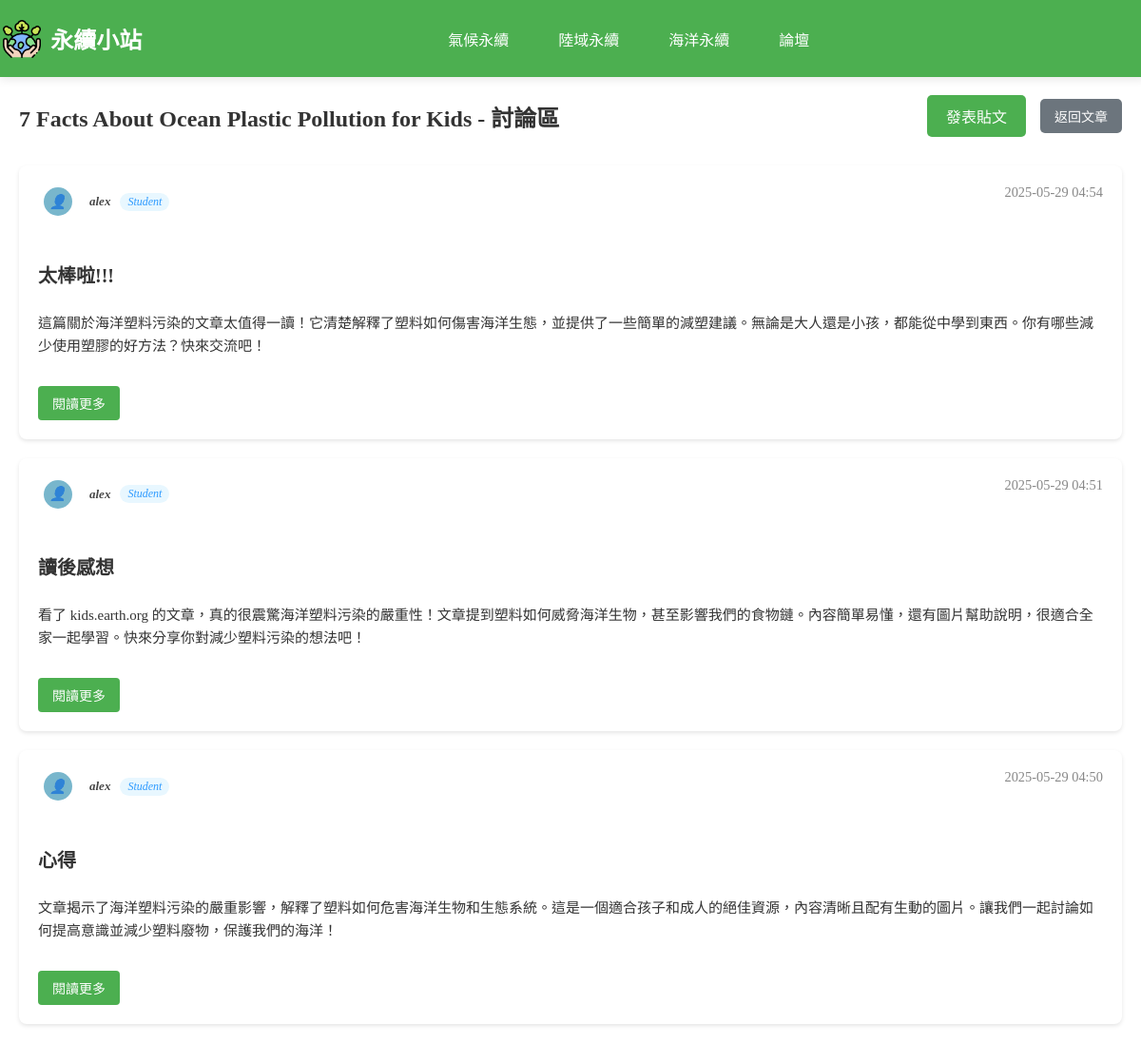
Page /php/luntan.php?article_id=21 on the earlier database version.
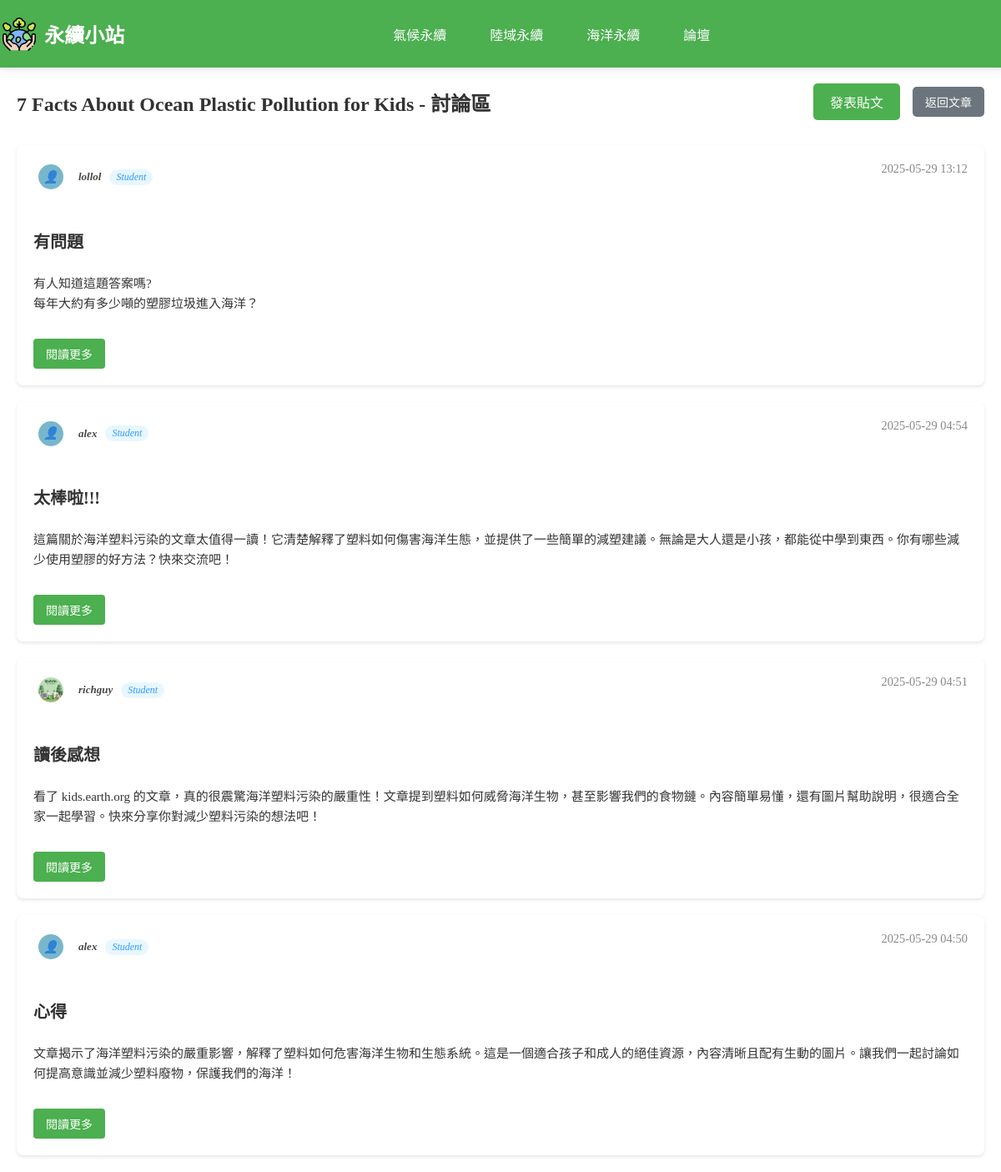
Same page on the later database version.
### tables this page shows
CREATE TABLE `communitypost` (
  `PostID` int(11) NOT NULL COMMENT '貼文編號 (PK)',
  `Content` text NOT NULL COMMENT '貼文內容',
  `ImageURL` varchar(255) DEFAULT NULL COMMENT '圖片網址',
  `PostDate` datetime DEFAULT current_timestamp() COMMENT '發文日期',
  `Title` varchar(50) DEFAULT NULL COMMENT '標題',
  `UserID` int(11) NOT NULL COMMENT 'FK to User',
  `ArticleID` int(11) DEFAULT NULL COMMENT '關聯的文章ID'
);

CREATE TABLE `user` (
  `UserID` int(11) NOT NULL COMMENT '使用者編號 (PK)',
  `Username` varchar(50) DEFAULT NULL COMMENT '使用者名稱',
  `Email` varchar(100) NOT NULL COMMENT '電子郵件',
  `Password` varchar(255) NOT NULL COMMENT '密碼 (加密儲存)',
  `JoinDate` datetime DEFAULT current_timestamp() COMMENT '註冊時間',
  `Status` enum('Student','Teacher','Admin') NOT NULL DEFAULT 'Student' COMMENT '使用者身份',
  `reset_token` varchar(255) DEFAULT NULL,
  `token_expire` datetime DEFAULT NULL,
  `AvatarURL` varchar(255) DEFAULT NULL,
  `BackgroundURL` varchar(255) DEFAULT NULL
);

### php/luntan.php (the view, shortened to what this page needs)
<?php
include 'db_connect.php';
$article_id = null;
$posts = [];
$error_message = '';
$article_title = '論壇';
if (isset($_GET['article_id'])) {
    $article_id = (int)$_GET['article_id'];
    $stmt_article = $conn->prepare("SELECT Title FROM article WHERE ArticleID = ?");
    if ($stmt_article) {
        $stmt_article->bind_param("i", $article_id);
        $stmt_article->execute();
        $result_article = $stmt_article->get_result();
        if ($row_article = $result_article->fetch_assoc()) {
            $article_title = htmlspecialchars($row_article['Title']) . " - 討論區";
        }
    } else {
    }
    $stmt = $conn->prepare("SELECT cp.*, u.Username, u.Status, u.AvatarURL FROM communitypost cp JOIN user u ON cp.UserID = u.UserID WHERE cp.ArticleID = ? ORDER BY cp.PostDate DESC");
    if ($stmt) {
        $stmt->bind_param("i", $article_id);
        $stmt->execute();
        $result = $stmt->get_result();
        while ($row = $result->fetch_assoc()) {
            $posts[] = $row;
        }
    } else {
        $error_message = "無法讀取貼文，請稍後再試。錯誤：" . $conn->error;
    }
} else {
    $error_message = "錯誤：缺少文章 ID。";
}
?>
<!DOCTYPE html>
<html lang="zh-TW">
<head>
    <link rel="stylesheet" href="../css/luntan.css">
    <link rel="stylesheet" href="../css/nav3.css">
    <link rel="stylesheet" href="https://cdnjs.cloudflare.com/ajax/libs/font-awesome/5.15.4/css/all.min.css">
</head>
<body>
    <?php include 'nav.php';  ?>
    <div class="forum-container">
        <div class="forum-header">
            <h2><?php echo $article_title; ?></h2>
            <div class="forum-actions">
                <?php if ($article_id): ?>
                <a href="post.php?article_id=<?php echo htmlspecialchars($article_id); ?>" class="new-post-btn">發表貼文</a>
                <?php endif; ?>
                 <a href="article.php?id=<?php echo htmlspecialchars($article_id ?? ''); ?>" class="back-to-article">返回文章</a>
            </div>
        </div>
        <div class="posts-container">
            <?php if (empty($posts) && empty($error_message)): ?>
                <div class="no-posts">
                    <p>目前還沒有貼文，快來發表第一篇吧！</p>
                </div>
            <?php else: ?>
                <?php foreach ($posts as $post): ?>
                    <div class="post-card">
                        <div class="post-header">
                            <div class="user-info">
                                <?php if (!empty($post['AvatarURL'])): ?>
                                    <img src="../<?php echo htmlspecialchars($post['AvatarURL']); ?>" alt="用戶頭像" class="user-avatar" style="width: 30px; height: 30px; border-radius: 50%; margin-right: 8px;">
                                <?php else: ?>
                                    <div class="default-avatar" style="width: 30px; height: 30px; border-radius: 50%; background: #6aafc7; display: flex; align-items: center; justify-content: center; margin-right: 8px; overflow: hidden;">
                                        <span style="font-size: 0.9rem; color: white;">👤</span>
                                    </div>
                                <?php endif; ?>
                                <span class="username"><?php echo htmlspecialchars($post['Username']); ?></span>
                                <?php if (!empty($post['Status'])): ?>
                                    <span class="user-status" style="background-color: #e6f7ff; color: #1890ff; padding: 2px 8px; border-radius: 12px; font-size: 12px;"><?php echo htmlspecialchars($post['Status']); ?></span>
                                <?php endif; ?>
                            </div>
                            <span class="post-date"><?php echo date('Y-m-d H:i', strtotime($post['PostDate'])); ?></span>
                        </div>
                        <h3 class="post-title"><a href="discuss.php?post_id=<?php echo $post['PostID']; ?>"><?php echo htmlspecialchars($post['Title']); ?></a></h3>
                        <div class="post-content">
                            <?php
                                $content_preview = mb_substr(strip_tags($post['Content']), 0, 150, 'UTF-8');
                                echo nl2br(htmlspecialchars($content_preview));
                            ?>
                        </div>
                         <a href="discuss.php?post_id=<?php echo $post['PostID']; ?>" class="read-more-btn">閱讀更多</a>
                    </div>
                <?php endforeach; ?>
            <?php endif; ?>
        </div>
    </div>
</body>
</html>

Differences in the rows shown:
added communitypost: UserID.Username "lollol", UserID.Status "Student", PostDate "2025-05-29 13:12", Title "有問題", Content "有人知道這題答案嗎? 每年大約有多少噸的塑膠垃圾進入海洋？"
changed communitypost "讀後感想": UserID.AvatarURL: picture added; UserID.Username "alex" → "richguy"; no longer shows "👤"
